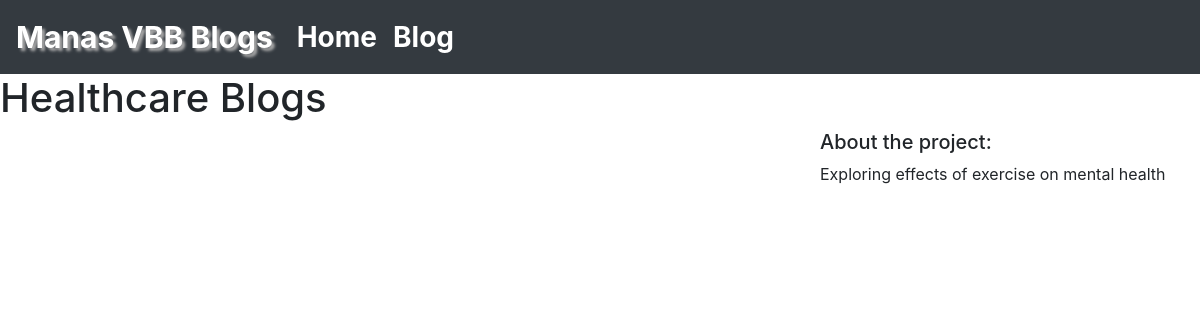
/projects/3/, run on the app's committed database.
### projects/models.py (models this page shows)
class Project(models.Model):
    title = models.CharField(max_length=100)
    description = models.TextField()
    image = models.FilePathField(path="/img")

### projects/views.py (the view)
# urls.py: path("<int:pk>/", views.project_detail, name="project_detail"),
def project_detail(request, pk):
    project = Project.objects.get(pk=pk)
    context = {
        'project': project
    }
    return render(request, 'project_detail.html', context)

### projects/templates/project_detail.html (shortened to what this page needs)
{% extends "base.html" %}
{% block body %}
<h1>{{ project.title }}</h1>
<div class="row">
    <div class="col-md-8">
    </div>
    <div class="col-md-4">
        <h5>About the project:</h5>
        <p>{{ project.description }}</p>
        <br>
    </div>
</div>
{% endblock body %}

### data on the page
Project: title "Healthcare Blogs", description "Exploring effects of exercise on mental health"
